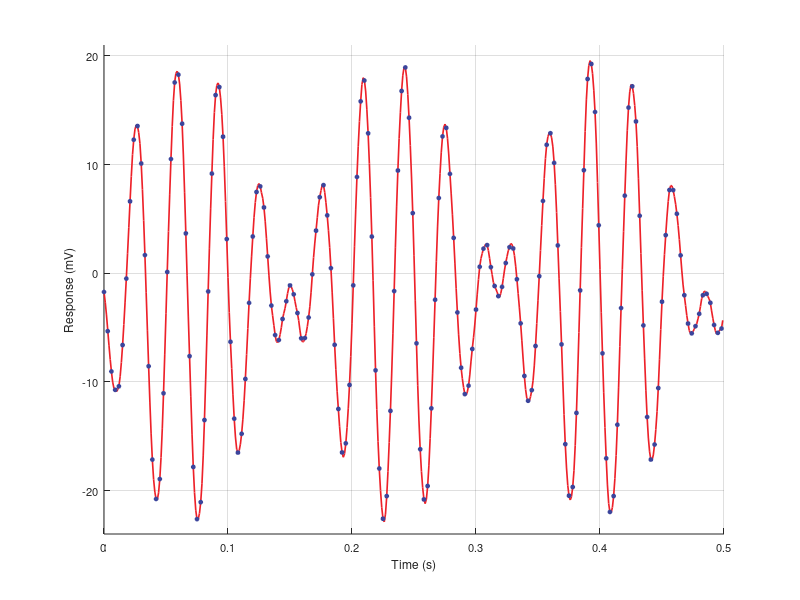

Recreate this plot in MATLAB. (Note: this script raises an error after producing the figure.)
close all
clear

input_curve = load('./data/Measure_unknown.txt');
track_input = load('./data/KF_track_unknown_measure.txt');
time_axis = linspace(0, (length(input_curve)-1)*1e-3, length(input_curve));

% Convert the hexadecimal color code to RGB values
track_color = [237, 33, 41] / 255; % RGB values for #ED2129
input_color = [0.23, 0.27, 0.61];
figure('Units', 'centimeters', 'Position', [2, 2, 10, 6]); % Adjust the figure size and position

hold on; % Enable holding multiple plots in the same figure
%plot(time_axis, input_curve, 'Color', input_color, 'LineWidth', 1.5); % Plot the input_curve with a linewidth of 2
plot(time_axis, track_input, 'Color', track_color, 'LineWidth', 1.5);
% Plot the track_input as scatter points with delay step of 3
scatter(time_axis(1:3:end), input_curve(1:3:end), 'MarkerFaceColor', input_color, 'MarkerEdgeColor', input_color, 'SizeData', 8);

hold off; % Disable holding multiple plots

% Add labels and title to the plot
xlabel('Time (s)', 'FontSize', 10); % Adjust font size
ylabel('Response (mV)', 'FontSize', 10); % Adjust font size
%title('Unknown Input Curve and Track Input', 'FontSize', 12); % Adjust font size and style

% Add grid to the plot
grid on;

% Set y-axis limits
ylim([-24, 21]);

% Adjust the tick labels font size
set(gca, 'FontSize', 8);

% Adjust the line widths for better visibility in print
set(findobj(gca, 'Type', 'Line'), 'LineWidth', 1.2);

% Adjust the axes properties
ax = gca;
ax.LineWidth = 0.8;
ax.Box = 'on';

% Save the figure as a high-resolution image for the scientific paper
print('plot_track_dynamic_measure', '-dpng', '-r600'); % Specify the desired image format and resolution
